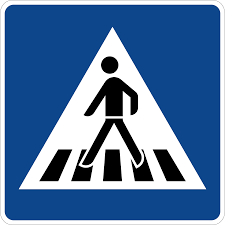
#> input picture images_/pedestrian_sign.jpg, 225 x 225 px; its folder holds 3 pictures in this run
$ python evaluation_mutation_patch.py
#> lines starting #> are read from the running program, lines starting #| are printed output that depends on the picture
import random
import math
import numpy as np
import cv2
import os

def mean(image):
    b,g,r = cv2.split(image)
    mean_r = int(np.mean(r))
    mean_g = int(np.mean(g))
    mean_b = int(np.mean(b))

    if (mean_r >= (mean_g and mean_b)):
        return "R",mean_r,mean_g,mean_b
    if (mean_g >= (mean_b and mean_r)):
        return "G",mean_r,mean_g,mean_b
    if (mean_b >= (mean_g and mean_r)):
        return "B",mean_r,mean_g,mean_b


images_dir = "images_"
images = [cv2.imread(os.path.join(images_dir,i)) for i in os.listdir(images_dir)]
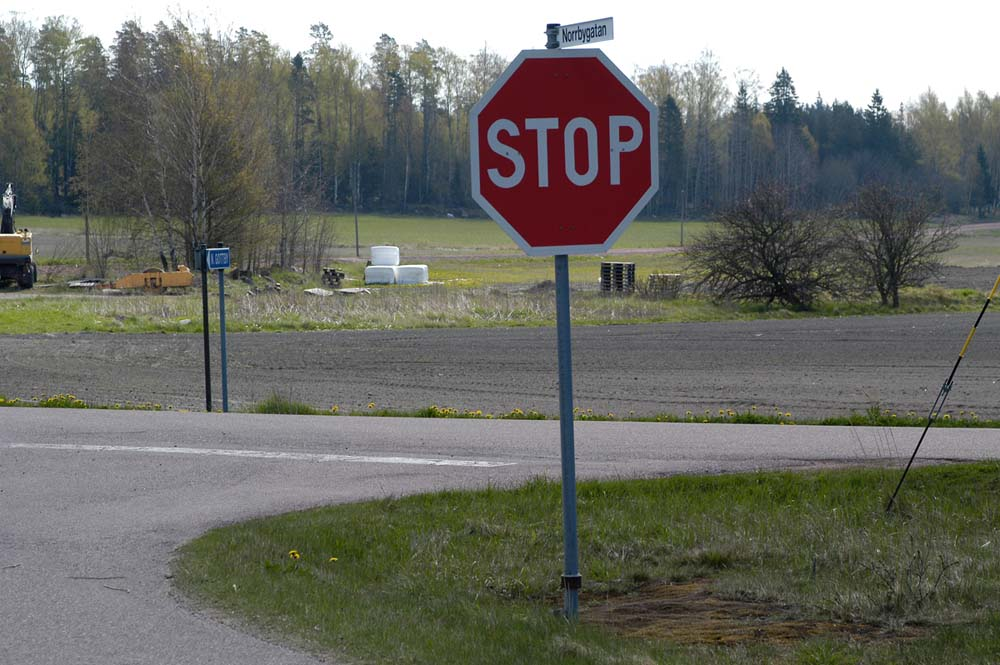
#> input picture images_/stop_sign.jpg, 1000 x 665 px
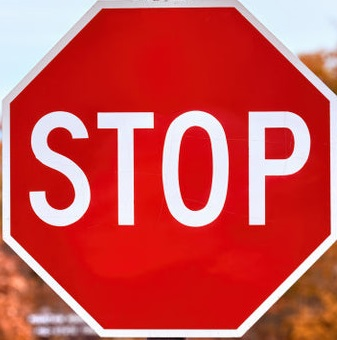
#> input picture images_/stop_sign_close.jpg, 337 x 340 px
images = images[1]
#> images is the input picture: shape (665, 1000, 3); mean B, G, R 104.1, 111.5, 110.8
form = "square"

thresholdR, thresholdG, thresholdB = 100,100,100
color,r,g,b = mean(images)
#> in mean, `b,g,r = cv2.split(image)`:
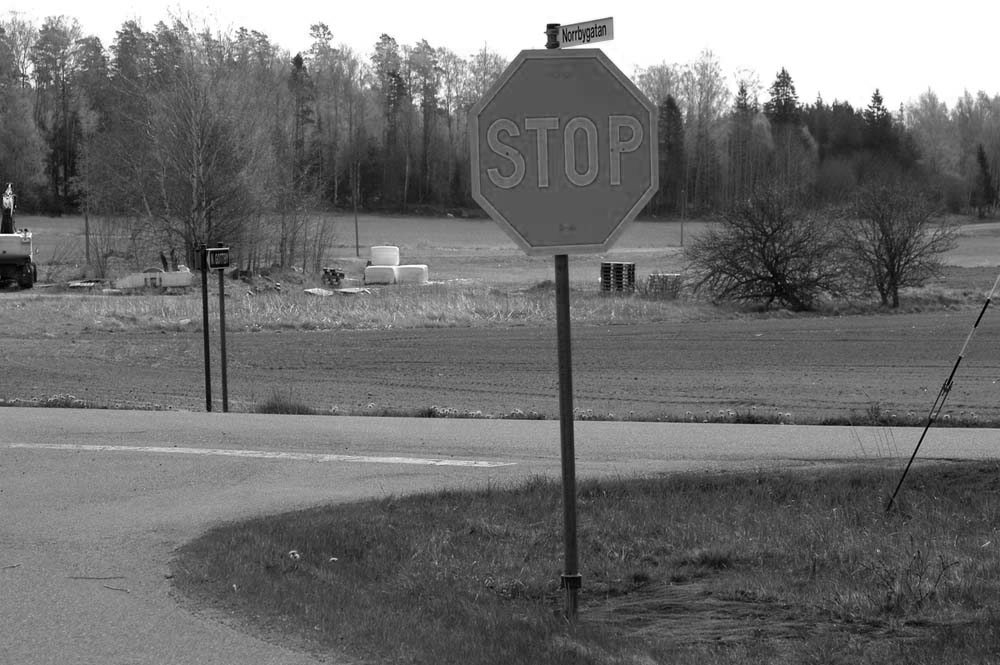
#> r: shape (665, 1000); min 0, max 255, mean 110.8
#> in mean, `mean_r = int(np.mean(r))`: mean_r = 110
#> in mean, `mean_g = int(np.mean(g))`: mean_g = 111
#> in mean, `mean_b = int(np.mean(b))`: mean_b = 104
#> color = 'R'; r = 110; g = 111; b = 104
if color == "R":
    thresholdR = 150
if color == "G":
    thresholdG = 150
if color == "B":
    thresholdB = 150

image_size = images.shape[0]
#> image_size = 665

patches = []
for i in range(100):
    if form == "square":
        patch_size = int(image_size/2)
        R = np.random.randint(max(0,r-thresholdR),min(255,r+thresholdR),(patch_size,patch_size)).astype(np.uint8)
        G = np.random.randint(max(0,g-thresholdG),min(255,g+thresholdG),(patch_size,patch_size)).astype(np.uint8)
        B = np.random.randint(max(0,b-thresholdB),min(255,b+thresholdB),(patch_size,patch_size)).astype(np.uint8)
        patch = cv2.merge([B,G,R])
        patches.append(patch)
#> this loop made 100 passes
#> pass 1, `R = np.random.randint(max(0,r-thresholdR),min(255,r+thresholdR),(patch..`:
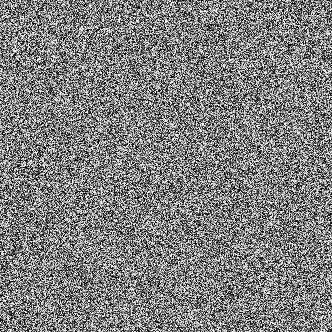
#> R: shape (332, 332); min 0, max 254, mean 127.2
#> pass 1, `G = np.random.randint(max(0,g-thresholdG),min(255,g+thresholdG),(patch..`:
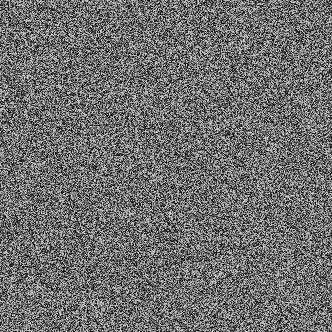
#> G: shape (332, 332); min 11, max 210, mean 110.5
#> pass 1, `B = np.random.randint(max(0,b-thresholdB),min(255,b+thresholdB),(patch..`:
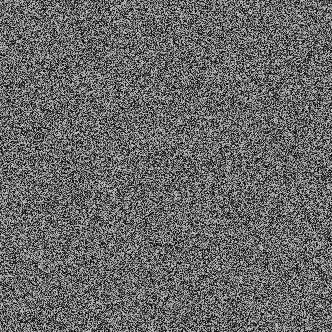
#> B: shape (332, 332); min 4, max 203, mean 103.5
#> pass 1, `patch = cv2.merge([B,G,R])`:
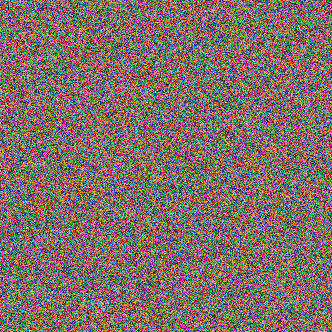
#> patch: shape (332, 332, 3); mean of channels 0, 1, 2 103.5, 110.5, 127.2; drawn as B, G, R
#> after the loop, patches = 100 items


patches[36] = np.zeros((int(image_size/2),int(image_size/2),3)).astype(np.uint8)


# [79 lines left out: functions half_hor, half_vert, many_hor, many_vert, channels_switch, mutate, not called in this run]
